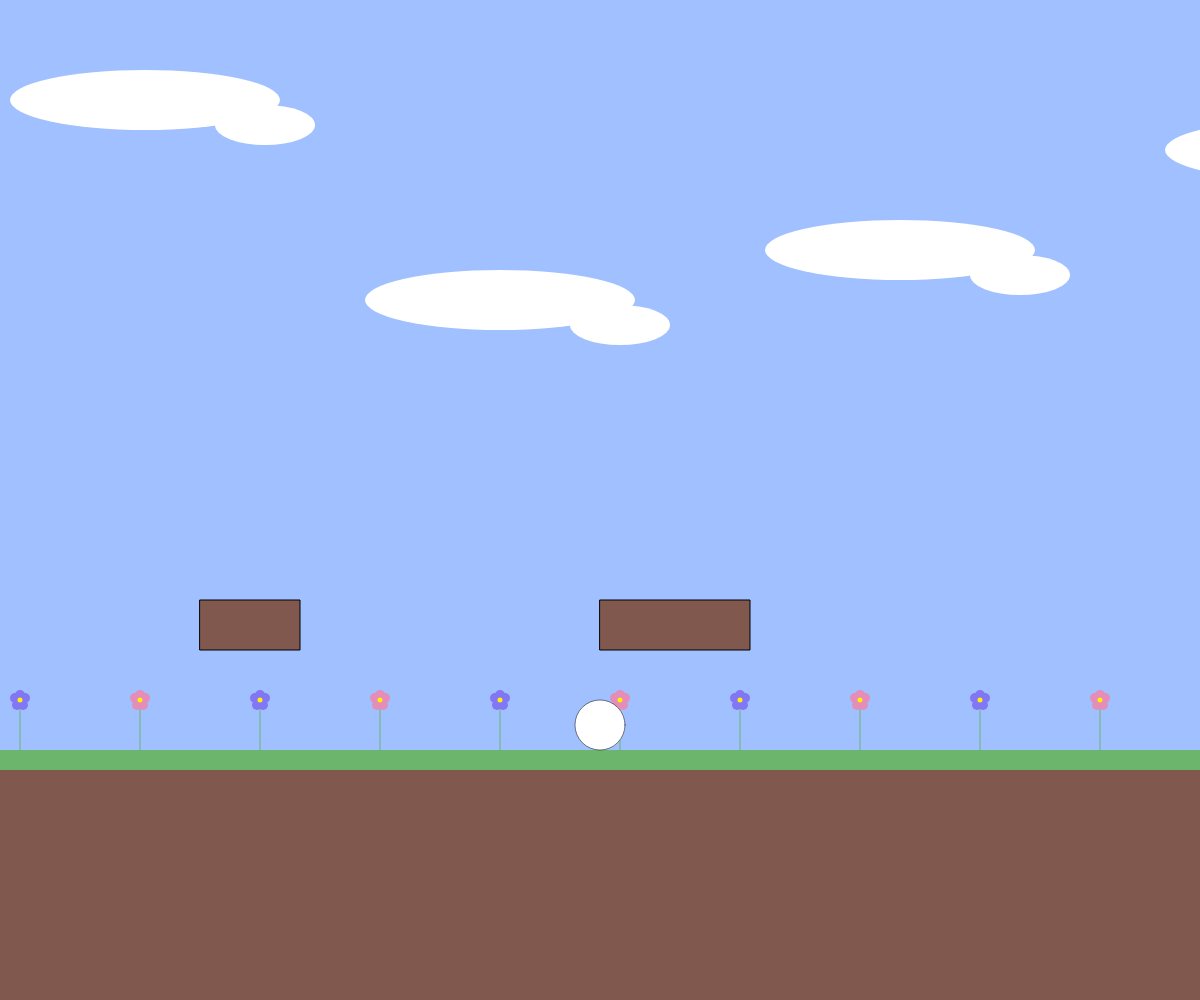
Frame 1 (no input)
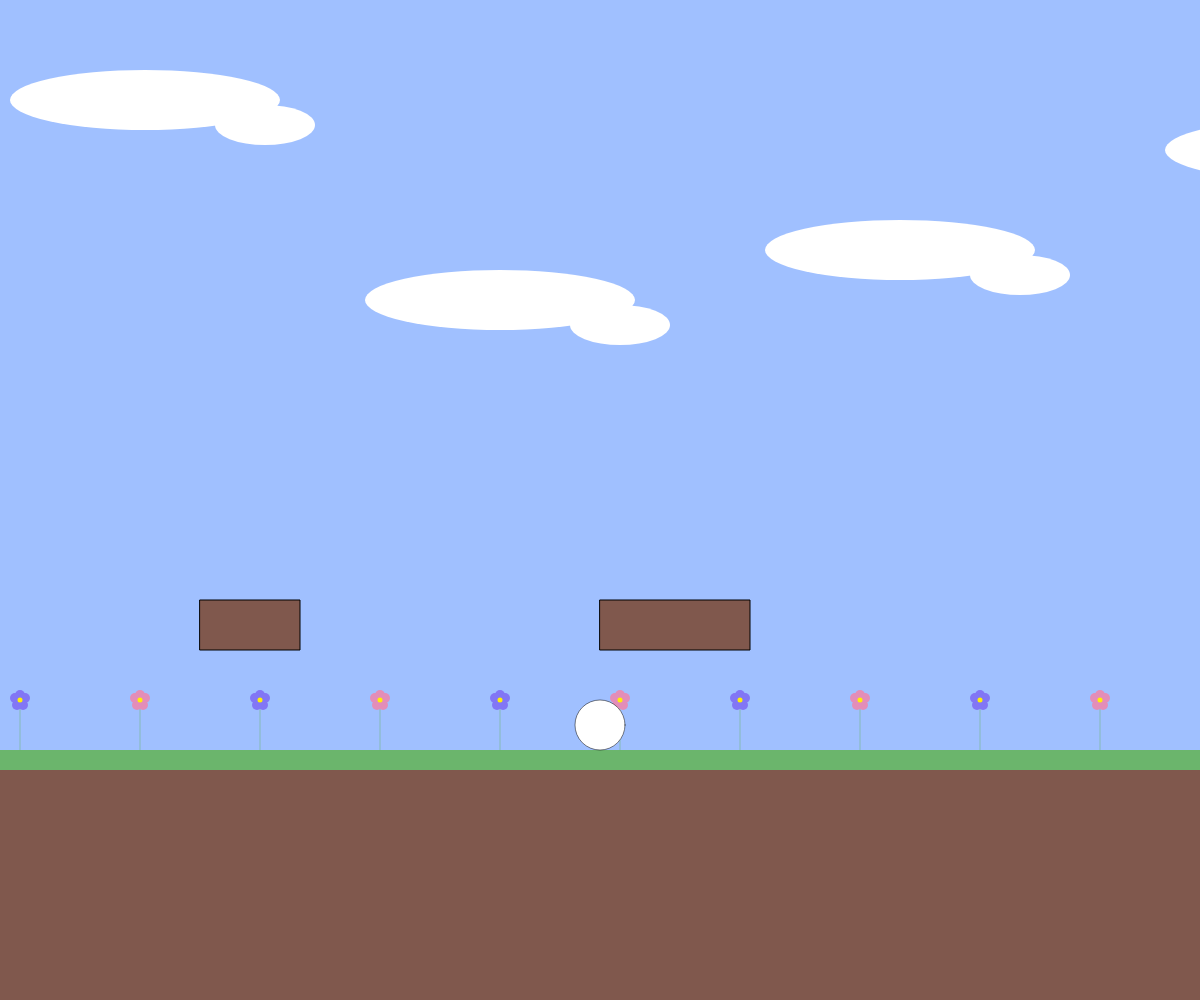
Frame 60 (no input)
Frame 120 (the mouse pressed at the canvas centre since frame 60): identical to frame 60, image omitted

The p5.js sketch that drew these frames (run headless with seeded random() and noise() and a simulated clock; from frame 60 on, the mouse is pressed at the canvas centre):

// p5.js sketch
// ── sketch.js
// 最終課題を制作しよう
let x, y, vx, vy, blocksize;
vx = 2;
vy = 10;
const g = 1; // 重力
const vyMax = 20;
let isJumping = false;

function setup(){
  createCanvas(windowWidth, windowHeight);
  x = width / 2;
  y = height * 3 / 4 - 6;
  blocksize = 50
}

function draw(){
  background(160, 192, 255);
  vy = constrain(vy += g, -vyMax, vyMax);
  y += vy; //重力
  x = constrain(x, 0, width,);
  y = constrain(y, 0, height * 3 / 4,);
  
  noStroke();
  fill(128, 88, 77);
  rect(0, height * 3 / 4 + 1, width, height / 4); //地面
  fill(107, 181, 108);
  rect(0, height * 3 / 4, width, 20); //芝生

  //雲
  cloud(145, 100, 270, 60);
  cloud(500, 300, 270, 60);
  cloud(900, 250, 270, 60);
  cloud(1300, 150, 270, 60);

  //花
  for(let i =0; i < 10; i++){
    let fx = width / 10 * i + 20;
    let fy = height * 3 / 4 - 50;
    if(i % 2 == 0){
      noStroke();
      fill(130, 118, 245);
      flower(fx, fy, 10);
    }
  else{
      noStroke();
      fill(227, 141, 184);
      flower(fx, fy, 10);
  }
  }
  
  //ブロック
  const block1 = { x: 200, y: height * 3 / 4 - 150, w: blocksize * 2, h: blocksize};
  const block2 = { x: 600, y: height * 3 / 4 - 150, w: blocksize * 3, h: blocksize};
  block(block1.x, block1.y, block1.w, block1.h);
  block(block2.x, block2.y, block2.w, block2.h);

  //まるお
  stroke(0);
  strokeWeight(0.5);
  fill(255);
  ellipse(x, y - 25, 50) ; //地面にめり込まないよう半径ぶんy引く
  let vx = 5;
  if(keyIsDown(SHIFT)){ vx = 10; } //加速
  if(keyIsDown(LEFT_ARROW)){ x -= vx; }
  if(keyIsDown(RIGHT_ARROW)){ x += vx;  }
  //if(keyIsDown(UP_ARROW)){}
  //if(keyIsDown(DOWN_ARROW)){ y += 5; }

//console.log(isJumping);
//console.log("x=", x);
//console.log("y=", y);
}

//ジャンプ
function keyPressed(){
  if(key === 'ArrowUp'){
    jump();
    isJumping = true; 
    console.log("jumped!");
  }
}

function jump(){
  if(isJumping === false){
  vy= -vy}
}

function keyReleased(){
  if (key === "ArrowUp"){
    isJumping = false;
  }
}

//ブロック関数
function block(bx, by, bw, bh){
  stroke(0);
  strokeWeight(1);
  fill(128, 88, 77);
  rect(bx, by, bw, bh);
  
  //ブロックの下でジャンプ中
  if(bx - 25 < x &&  x < bx +  bw + 25 &&  by + bh < y  && y < by + bh + 50 && vy < 0){
    y = by + bh + 50;
    vy = -vy;
  }
  //ブロックの上
  else if(x > bx - 12 && x < bx + bw + 12 && by < y && y < by + bh){
    y = constrain(y, height / 5, by);
    vy = 20;
  //ブロック上でジャンプ
    if(keyIsDown(UP_ARROW) ){
    jump(); 
    }
    else {
      y = constrain(y, height * 1 / 4, height * 3 / 4,);
    }
    }
  //地面にいるとき
  else{
    y = constrain(y, height / 4, height * 3 / 4,);
  }
}

//雲関数
function cloud(x, y, w ,h){
  noStroke();
  fill(255);
  ellipse(x, y, w, h);
  ellipse(x + 120, y + 25, w - 170, h - 20);
}


//花関数
function flower(x, y, r){
  stroke(107, 181, 108);
  line(x, y, x, y + 50);
  noStroke();
  ellipse(x, y - 5, r);
  ellipse(x + 5, y - 2, r);
  ellipse(x - 5, y - 2, r);
  ellipse(x + 3, y + 5, r);
  ellipse(x - 3, y + 5, r);
  fill(255, 238, 8);
  ellipse(x, y, r / 2);
}

function windowResized(){
  resizeCanvas(windowWidth, windowHeight);
}
